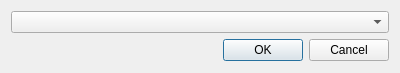
<ui version="4.0" >
 <class>branchgui</class>
 <widget class="QDialog" name="branchgui" >
  <property name="geometry" >
   <rect>
    <x>0</x>
    <y>0</y>
    <width>400</width>
    <height>73</height>
   </rect>
  </property>
  <property name="windowTitle" >
   <string>Select Branch...</string>
  </property>
  <layout class="QVBoxLayout" >
   <item>
    <widget class="QComboBox" name="branch_combo" />
   </item>
   <item>
    <widget class="QDialogButtonBox" name="button_box" >
     <property name="orientation" >
      <enum>Qt::Horizontal</enum>
     </property>
     <property name="standardButtons" >
      <set>QDialogButtonBox::Cancel|QDialogButtonBox::NoButton|QDialogButtonBox::Ok</set>
     </property>
    </widget>
   </item>
  </layout>
 </widget>
 <tabstops>
  <tabstop>branch_combo</tabstop>
  <tabstop>button_box</tabstop>
 </tabstops>
 <resources/>
 <connections>
  <connection>
   <sender>button_box</sender>
   <signal>accepted()</signal>
   <receiver>branchgui</receiver>
   <slot>accept()</slot>
   <hints>
    <hint type="sourcelabel" >
     <x>248</x>
     <y>254</y>
    </hint>
    <hint type="destinationlabel" >
     <x>157</x>
     <y>274</y>
    </hint>
   </hints>
  </connection>
  <connection>
   <sender>button_box</sender>
   <signal>rejected()</signal>
   <receiver>branchgui</receiver>
   <slot>reject()</slot>
   <hints>
    <hint type="sourcelabel" >
     <x>316</x>
     <y>260</y>
    </hint>
    <hint type="destinationlabel" >
     <x>286</x>
     <y>274</y>
    </hint>
   </hints>
  </connection>
 </connections>
</ui>
